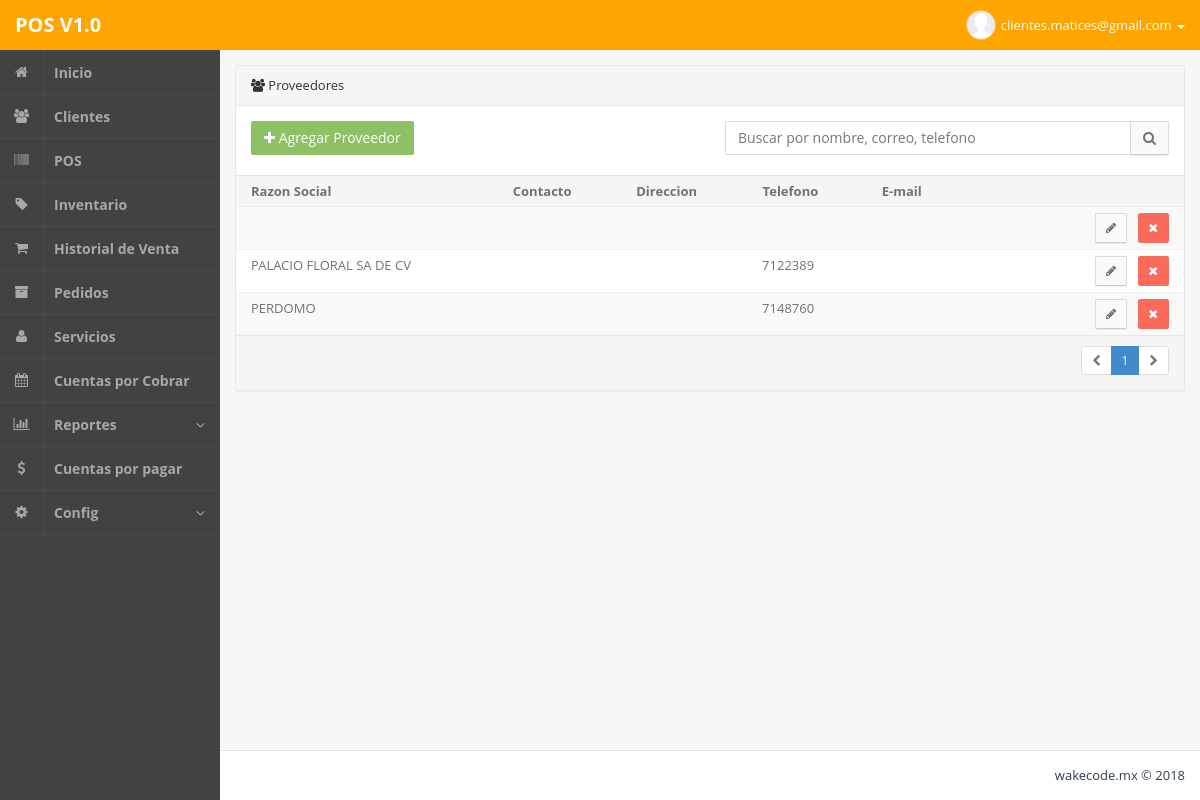
The app's page /admin.php?m=proveedores (signed in) with its own data.
### tables this page shows
CREATE TABLE IF NOT EXISTS `proveedores` (
  `idproveedores` int(255) NOT NULL,
  `nombre` varchar(100) NOT NULL,
  `correo` varchar(100) NOT NULL,
  `domicilio` varchar(100) NOT NULL,
  `colonia` varchar(100) NOT NULL,
  `codigopostal` varchar(100) NOT NULL,
  `telefono` varchar(100) NOT NULL,
  `rfc` varchar(100) NOT NULL,
  `estado` varchar(100) NOT NULL,
  `pais` varchar(100) NOT NULL,
  `contacto` varchar(100) NOT NULL
);

### php/proveedores.php (the view, shortened to what this page needs)
<section class="panel panel-default pos-rlt clearfix">
	<header class="panel-heading"> <i class="fa fa-users"></i> Proveedores</header>
	<div class="row wrapper">
		<div class="col-md-6 m-b-xs">
			<a href="admin.php?m=proveedoresAgregar" class="btn btn-md btn-success"><i class="fa fa-plus"></i> Agregar Proveedor</a>
		</div>
		<div class="col-md-6">
			<form class="" method="get" action="">
				<div class="input-group">
					<input type="text" class="input-md form-control" name="buscar" placeholder="Buscar por nombre, correo, telefono"> <span class="input-group-btn"> <button type="submit" class="btn btn-md btn-default"> <i class="fa fa-search"></i> </button> </span>
				</div>
			</form>
		</div>
	</div>
	<div class="table-responsive">
		<table class="table table-striped b-t b-light">
			<thead>
				<tr>
					<th>Razon Social</th>
					<th>Contacto</th>
					<th>Direccion</th>
					<th>Telefono</th>
					<th>E-mail</th>
					<th width="220"></th>
				</tr>
			</thead>
			<tbody>
<?php
			if ( isset($_GET['buscar']) ){
				$buscar = mysql_real_escape_string($_GET['buscar']);
				$consulta  = "SELECT * FROM proveedores WHERE
					(nombre LIKE '%".$buscar."%' OR
						correo LIKE '%".$buscar."%' OR
						telefono LIKE '%".$buscar."%' OR
						celular LIKE '%".$buscar."%')
					ORDER BY nombre ASC";
					$url = "admin.php?m=proveedores&buscar=".$buscar;
			} else {
				$consulta  = "SELECT * FROM proveedores ORDER BY nombre ASC";
				$url = "admin.php?m=proveedores";
			}
$rows_per_page = 30;
if(isset($_GET['pag']))
	$page = mysql_real_escape_string($_GET['pag']);
else if (@$_GET['pag'] == "0")
	$page = 1;
else
	$page = 1;
$num_rows 		= mysql_num_rows(mysql_query($consulta));
$lastpage		= ceil($num_rows / $rows_per_page);
$page     = (int)$page;
$limit 		= 'LIMIT '. ($page -1) * $rows_per_page . ',' .$rows_per_page;
$consulta  .=" $limit";
$consulta = mysql_query($consulta);
			while($q = mysql_fetch_object($consulta)){
?>
					<td><?php echo $q->nombre; ?></td>
					<td><?php echo $q->contacto; ?></td>
					<td><?php echo $q->domicilio; ?></td>
					<td><?php echo $q->telefono; ?></td>
					<td><?php echo $q->correo; ?></td>
					<td class="text-right">
						<a href="admin.php?m=proveedoresEditar&id=<?php echo $q->idproveedores; ?>" class="btn btn-sm btn-default"> <i class="fa fa-pencil"></i> </a> &nbsp;
						<a href="admin.php?m=proveedores&del=<?php echo $q->idproveedores; ?>" class="btn btn-sm btn-danger"> <i class="fa fa-times"></i> </a>
					</td>
<?php
			}
?>
			</tbody>
		</table>
	</div>
<footer class="panel-footer">
		<div class="row">
			<div class="col-sm-12 text-right text-center-xs">
				<ul class="pagination pagination-sm m-t-none m-b-none">
<?php
	if($num_rows != 0){
		$nextpage = $page + 1;
		if ($page == 1) {
			echo '<li class="disabled"><a href="#"><i class="fa fa-chevron-left"></i></a></li>';
			echo '<li class="active"><a href="">1</a></li>';
			if($lastpage >$page ){
				echo '<li><a href="'.$url.'&pag='.$nextpage.'"><i class="fa fa-chevron-right"></i></a></li>';
			}else{
				echo '<li class="disabled"><a href="#"><i class="fa fa-chevron-right"></i></a></li>';
			}
		}
	}
?>
				</ul>
			</div>
		</div>
	</footer>
</section>

### admin.php (style rules this page uses)
td,th { white-space: nowrap; }
.table-responsive { width: 100%; margin-bottom: 15px; overflow-x: auto; overflow-y: hidden; }

### records on screen
proveedores: nombre "PALACIO FLORAL SA DE CV", telefono "7122389"
proveedores: nombre "PERDOMO", telefono "7148760"

### other values on screen
$_SESSION['userNm'] "clientes.matices@gmail.com"
